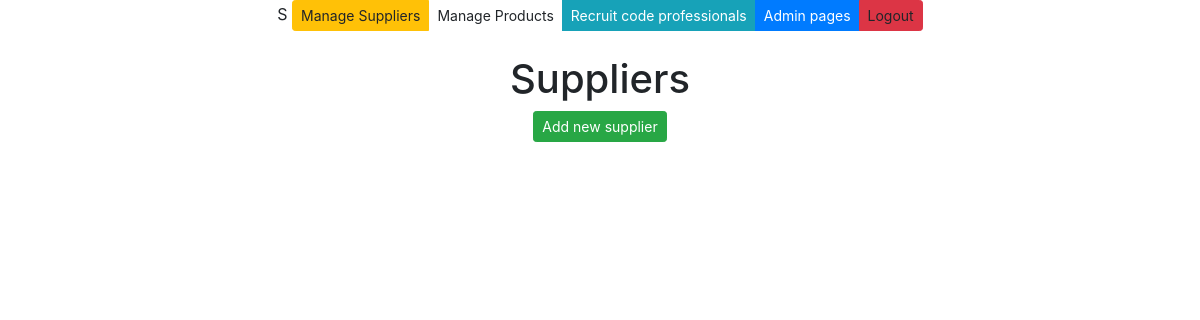
/suppliers/, run on an earlier commit of the app's database.
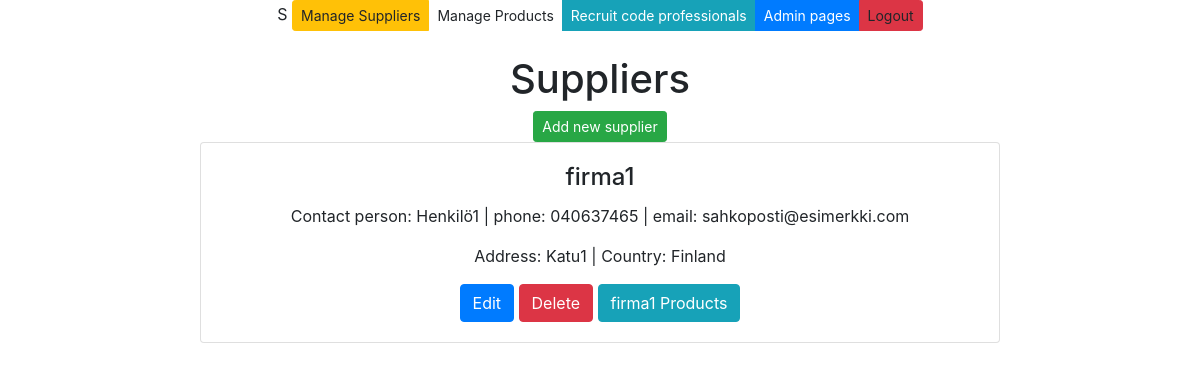
And on a later commit of the database.
### app/models.py (models this page shows, shortened)
class Supplier(models.Model):
    companyname = models.CharField(max_length=100, default='firma')
    contactname = models.CharField(max_length=100, default='yhteyshenkilo')
    address = models.CharField(max_length=200, default='osoite')
    phone = models.CharField(max_length=20, default='puhelin')
    email = models.EmailField(max_length=100, default='sahkoposti@esimerkki.com')
    country = models.CharField(max_length=50, default='maa')

### app/views.py (the view)
# urls.py: path('suppliers/', supplierslistview),
def supplierslistview(request):
    supplierlist = Supplier.objects.all()
    context = {'suppliers': supplierlist}
    return render(request, 'supplierslist.html', context)

### app/templates/supplierslist.html (shortened to what this page needs)
{% extends "index.html" %}
{% block content %}
<br>
<br>
<h1>Suppliers</h1>
<button id="add-btn" class="btn btn-success btn-sm" onclick="showaddform()">Add new supplier</button>
{% for s in suppliers %}
    <div class="card" style="max-width: 50rem;">
        <div class="card-body">
            <h4 class="card-title">{{s.companyname}}</h4>
            <p class="card-text">Contact person: {{s.contactname}} | phone: {{s.phone}} | email: {{s.email}} </p>
            <p class="card-text"> Address: {{s.address}} | Country: {{s.country}}</p>
            <a href="/edit-supplier-get/{{s.id}}/" class="btn btn-primary">Edit</a>
            <a href="/confirm-delete-supplier/{{s.id}}/" class="btn btn-danger">Delete</a>
            <a href="/products-by-supplier/{{s.id}}/" class="btn btn-info">{{s.companyname}} Products</a>
        </div>
    </div>
{% endfor %}
{% endblock %}

What changed in the data, as far as the page shows it:
added Supplier: companyname "firma1", contactname "Henkilö1", phone "040637465", email "sahkoposti@esimerkki.com", address "Katu1", country "Finland"
